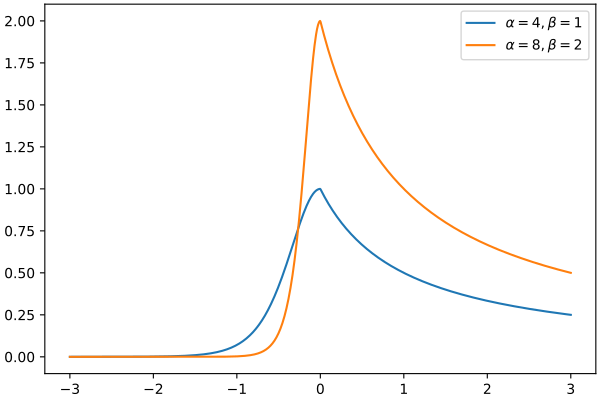

Source code (Python):
import brainpy as bp
import brainpy.math as bm
import matplotlib.pyplot as plt
bp.visualize.get_figure(1, 1, 4, 6)
xs = bm.linspace(-3, 3, 1000)
grads = bm.vector_grad(bm.surrogate.s2nn)(xs, 4., 1.)
plt.plot(bm.as_numpy(xs), bm.as_numpy(grads), label=r'$\alpha=4, \beta=1$')
grads = bm.vector_grad(bm.surrogate.s2nn)(xs, 8., 2.)
plt.plot(bm.as_numpy(xs), bm.as_numpy(grads), label=r'$\alpha=8, \beta=2$')
plt.legend()
plt.show()
